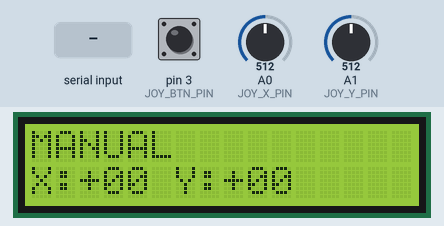
A sketch run on a simulated Arduino Uno, built with avr-gcc and run on an emulated ATmega328P. On the bench: 16×2 character LCD. The test bench sets the inputs (shaded band); at power-on: A0 (JOY_X_PIN) = 512, pin 3 (JOY_BTN_PIN) HIGH, A1 (JOY_Y_PIN) = 512. No radio packets arrive unless stated; what the sketch prints to the serial monitor is not drawn.

Above: at 3.3 s.
3.4 s: A0 (JOY_X_PIN) set to 492
4.9 s: A0 (JOY_X_PIN) set to 463
At 7.6 s:
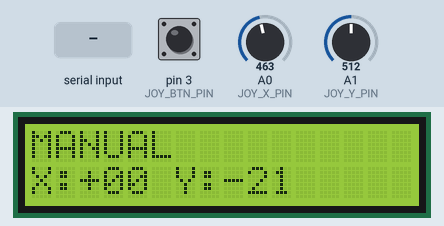
7.7 s: pin 3 (JOY_BTN_PIN) pulled LOW for 0.15 s
At 9.2 s:
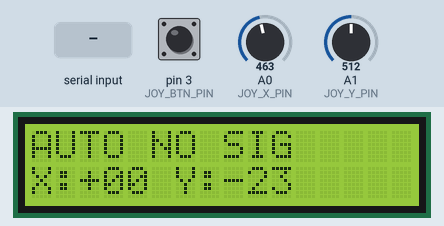
9.5 s: "CENTER\n" received over Serial
At 9.73 s:
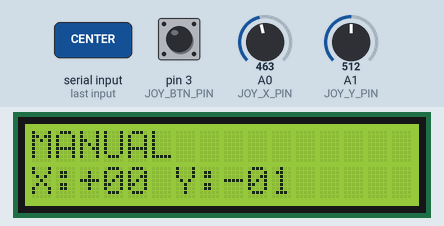
11.0 s: A1 (JOY_Y_PIN) set to 306
At 13.4 s:
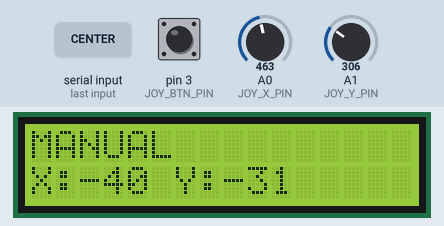
13.5 s: pin 3 (JOY_BTN_PIN) pulled LOW for 1 s
At 14.9 s:
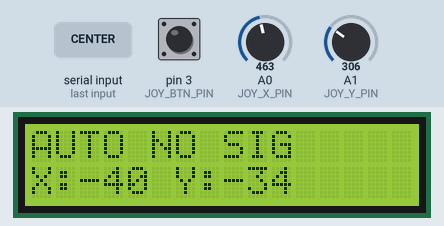
Timing chart, 0 to 16.5 s (numbered marks = the images above; inputs shaded):
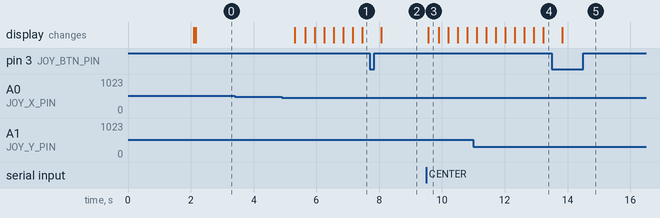

Measured:
- the behaviour switches between 482 and 481 on A0 (JOY_X_PIN) (found by bisection; images 0 and 1)
- after the input at 3.4 s, every drawn part: stays the same
- after the input at 4.9 s, the display: first changes after 0.42 s (image 1 shows a later state)
- after the input at 7.7 s, the display: changes after 0.36 s (image 2)
- after the input at 9.5 s, the display: changes after 0.07 s (image 3)
- after the input at 11.0 s, the display: first changes after 0.11 s (image 4 shows a later state)
- after the input at 13.5 s, the display: changes after 0.33 s (image 5)

The sketch:

CubeSat-transmitter.ino
```cpp
// BaseStation_Compact_NoRL.ino
#include <SPI.h>
#include <nRF24L01.h>
#include <RF24.h>
#include <Wire.h>
#include <LiquidCrystal_I2C.h>

#define JOY_X_PIN A0
#define JOY_Y_PIN A1
#define JOY_BTN_PIN 3
#define CE_PIN 7
#define CSN_PIN 8

LiquidCrystal_I2C lcd(0x27, 16, 2);

RF24 radio(CE_PIN, CSN_PIN);
const byte address[6] = "CUBE1";

struct CommandPacket {
  uint8_t header = 0x37;
  uint8_t sat_id = 0x25;
  uint8_t packet_num = 0;
  uint8_t script = 0;
  uint8_t relay_state = 0xFF;
  uint8_t laser_state = 0xFF;
  int8_t target_x = 0;
  int8_t target_y = 0;
};

struct TelemetryPacket {
  uint8_t header;
  uint8_t sat_id;
  uint8_t packet_num;
  uint8_t mode;
  uint8_t scan_step;
  uint8_t relay_state;
  uint8_t laser_state;
  int8_t pos_x;
  int8_t pos_y;
  uint8_t target_reached;
};

CommandPacket cmd;
TelemetryPacket telemetry;
uint8_t packetCounter = 0;

bool autoMode = false;
bool telemetryReceived = false;
unsigned long lastTelemetryTime = 0;

int16_t joyOffsetX = 0;
int16_t joyOffsetY = 0;
int8_t lastSentX = 0;
int8_t lastSentY = 0;

int8_t displayX = 0;
int8_t displayY = 0;
uint8_t displayScanStep = 0;

void setup() {
  Serial.begin(9600);

  pinMode(JOY_BTN_PIN, INPUT_PULLUP);

  lcd.init();
  lcd.backlight();
  lcd.clear();
  lcd.setCursor(0, 0);
  lcd.print("CubeSat Control");
  delay(1000);

  radio.begin();
  radio.openWritingPipe(address);
  radio.openReadingPipe(1, address);
  radio.setPALevel(RF24_PA_MAX);
  radio.setDataRate(RF24_250KBPS);
  radio.startListening();

  cmd.header = 0x37;
  cmd.sat_id = 0x25;
  cmd.script = 0;
  cmd.relay_state = 0xFF;
  cmd.laser_state = 0xFF;
  cmd.target_x = 0;
  cmd.target_y = 0;

  delay(1000);
  lcd.clear();

  Serial.println("CubeSat Control Ready");
  Serial.println("Commands: HELP, RELAY ON/OFF, LASER ON/OFF, POS X Y, CENTER, MANUAL, AUTO");
}

void loop() {
  unsigned long currentTime = millis();

  if (Serial.available()) {
    String input = Serial.readStringUntil('\n');
    processSerialCommand(input);
  }

  int joyX = analogRead(JOY_X_PIN);
  int joyY = analogRead(JOY_Y_PIN);
  bool joyBtn = !digitalRead(JOY_BTN_PIN);

  static bool lastBtnState = false;
  static unsigned long lastSendTime = 0;

  if (joyBtn && !lastBtnState) {
    toggleMode();
    delay(300);
  }
  lastBtnState = joyBtn;

  if (!autoMode && currentTime - lastSendTime > 100) {
    processJoystick(joyX, joyY);
    lastSendTime = currentTime;
  }

  receiveTelemetry();

  static unsigned long lastLCDUpdate = 0;
  if (currentTime - lastLCDUpdate > 300) {
    updateLCD();
    lastLCDUpdate = currentTime;
  }

  delay(20);
}

void toggleMode() {
  if (!autoMode) {
    autoMode = true;
    sendCommand(1, 0xFF, 0xFF, 0, 0);
    Serial.println("Mode: AUTO");
  } else {
    autoMode = false;
    sendCommand(2, 0xFF, 0xFF, 0, 0);
    joyOffsetX = 0;
    joyOffsetY = 0;
    lastSentX = 0;
    lastSentY = 0;
    Serial.println("Mode: MANUAL");
  }
}

void processJoystick(int joyX, int joyY) {
  int deadzone = 30;
  int center = 512;

  int deltaX = 0;
  int deltaY = 0;

  if (abs(joyX - center) > deadzone) {
    deltaY = map(joyX, 0, 1023, 8, -8);
  }

  if (abs(joyY - center) > deadzone) {
    deltaX = map(joyY, 0, 1023, 8, -8);
  }

  joyOffsetX += deltaX;
  joyOffsetY += deltaY;

  joyOffsetX = constrain(joyOffsetX, -40, 40);
  joyOffsetY = constrain(joyOffsetY, -40, 40);

  int8_t targetX = joyOffsetX;
  int8_t targetY = joyOffsetY;

  targetX = constrain(targetX, -40, 40);
  targetY = constrain(targetY, -40, 40);

  if (targetX != lastSentX || targetY != lastSentY) {
    // Отправляем координаты как есть (джойстик уже инвертирован в маппинге)
    sendCommand(0, 0xFF, 1, targetX, targetY);
    lastSentX = targetX;
    lastSentY = targetY;
    // На дисплей выводим инвертированные координаты
    displayX = -targetX;
    displayY = -targetY;
  }
}

void sendCommand(uint8_t script, uint8_t relay, uint8_t laser, int8_t x, int8_t y) {
  cmd.packet_num = packetCounter++;
  cmd.script = script;

  if (relay != 0xFF) {
    cmd.relay_state = relay;
  }

  if (laser != 0xFF) {
    cmd.laser_state = laser;
  }

  cmd.target_x = x;
  cmd.target_y = y;

  radio.stopListening();
  radio.write(&cmd, sizeof(cmd));
  radio.startListening();

  logCommand(script, relay, laser, x, y);
}

void logCommand(uint8_t script, uint8_t relay, uint8_t laser, int8_t x, int8_t y) {
  Serial.print("CMD #");
  Serial.print(cmd.packet_num);
  Serial.print(": ");

  switch(script) {
    case 0: Serial.print("MANUAL"); break;
    case 1: Serial.print("START"); break;
    case 2: Serial.print("STOP"); break;
    default: Serial.print("SYS"); break;
  }

  if (relay != 0xFF) {
    Serial.print(" R:");
    Serial.print(relay ? "ON" : "OFF");
  }

  if (laser != 0xFF) {
    Serial.print(" L:");
    Serial.print(laser ? "ON" : "OFF");
  }

  if (script == 0) {
    Serial.print(" X=");
    Serial.print(x);
    Serial.print(" Y=");
    Serial.print(y);
  }

  Serial.println();
}

void receiveTelemetry() {
  if (radio.available()) {
    TelemetryPacket received;
    radio.read(&received, sizeof(received));

    if (received.header == 0x38 && received.sat_id == 0x25) {
      memcpy(&telemetry, &received, sizeof(received));
      telemetryReceived = true;
      lastTelemetryTime = millis();

      if (autoMode) {
        // В авторежиме выводим инвертированные координаты с телеметрии
        displayX = -telemetry.pos_x;
        displayY = -telemetry.pos_y;
        displayScanStep = telemetry.scan_step;
      }
    }
  }

  if (telemetryReceived && millis() - lastTelemetryTime > 2000) {
    telemetryReceived = false;
  }
}

void updateLCD() {
  lcd.clear();

  lcd.setCursor(0, 0);

  if (autoMode) {
    lcd.print("AUTO");
    lcd.setCursor(5, 0);
    if (telemetryReceived) {
      lcd.print("S:");
      if (displayScanStep < 10) lcd.print("0");
      lcd.print(displayScanStep);
      lcd.print("/36");
    } else {
      lcd.print("NO SIG");
    }
  } else {
    lcd.print("MANUAL");
  }

  lcd.setCursor(0, 1);
  lcd.print("X:");

  // Форматированный вывод координат со знаком и ведущим нулем
  if (displayX >= 0) {
    lcd.print("+");
    if (displayX < 10) lcd.print("0");
    lcd.print(displayX);
  } else {
    lcd.print("-");
    if (displayX > -10) lcd.print("0");
    lcd.print(abs(displayX));
  }

  lcd.print(" Y:");

  if (displayY >= 0) {
    lcd.print("+");
    if (displayY < 10) lcd.print("0");
    lcd.print(displayY);
  } else {
    lcd.print("-");
    if (displayY > -10) lcd.print("0");
    lcd.print(abs(displayY));
  }
}

void processSerialCommand(String input) {
  input.trim();
  input.toUpperCase();

  if (input == "HELP") {
    Serial.println("Commands:");
    Serial.println("  RELAY ON/OFF");
    Serial.println("  LASER ON/OFF");
    Serial.println("  POS X Y     (X,Y = -40..40, инвертируются)");
    Serial.println("  CENTER");
    Serial.println("  MANUAL");
    Serial.println("  AUTO");
    Serial.println("  HELP");
  }
  else if (input == "RELAY ON") {
    sendCommand(0xFF, 1, 0xFF, 0, 0);
    Serial.println("Relay ON");
  }
  else if (input == "RELAY OFF") {
    sendCommand(0xFF, 0, 0xFF, 0, 0);
    Serial.println("Relay OFF");
  }
  else if (input == "LASER ON") {
    sendCommand(0xFF, 0xFF, 1, 0, 0);
    Serial.println("Laser ON");
  }
  else if (input == "LASER OFF") {
    sendCommand(0xFF, 0xFF, 0, 0, 0);
    Serial.println("Laser OFF");
  }
  else if (input == "MANUAL") {
    autoMode = false;
    sendCommand(2, 0xFF, 0xFF, 0, 0);
    joyOffsetX = 0;
    joyOffsetY = 0;
    lastSentX = 0;
    lastSentY = 0;
    displayX = 0;
    displayY = 0;
    Serial.println("Manual mode");
  }
  else if (input == "AUTO") {
    autoMode = true;
    sendCommand(1, 0xFF, 0xFF, 0, 0);
    Serial.println("Auto mode");
  }
  else if (input == "CENTER") {
    autoMode = false;
    sendCommand(0, 0xFF, 1, 0, 0);
    joyOffsetX = 0;
    joyOffsetY = 0;
    lastSentX = 0;
    lastSentY = 0;
    displayX = 0;
    displayY = 0;
    Serial.println("Centering");
  }
  else if (input.startsWith("POS")) {
    int space1 = input.indexOf(' ');
    int space2 = input.indexOf(' ', space1 + 1);
    if (space1 > 0 && space2 > 0) {
      int x = input.substring(space1 + 1, space2).toInt();
      int y = input.substring(space2 + 1).toInt();

      x = constrain(x, -40, 40);
      y = constrain(y, -40, 40);

      autoMode = false;
      // ИНВЕРСИЯ: отправляем инвертированные координаты
      sendCommand(0, 0xFF, 1, -x, -y);

      joyOffsetX = -x;
      joyOffsetY = -y;
      // На дисплей выводим прямые координаты (как вводил пользователь)
      displayX = x;
      displayY = y;

      Serial.print("Move to X=");
      Serial.print(x);
      Serial.print(" Y=");
      Serial.println(y);
      Serial.print("(Sent: X=");
      Serial.print(-x);
      Serial.print(" Y=");
      Serial.print(-y);
      Serial.println(")");
    } else {
      Serial.println("Invalid POS command format. Use: POS X Y");
    }
  }
  else if (input != "") {
    Serial.println("Unknown command. Type HELP for commands list.");
  }
}
```
